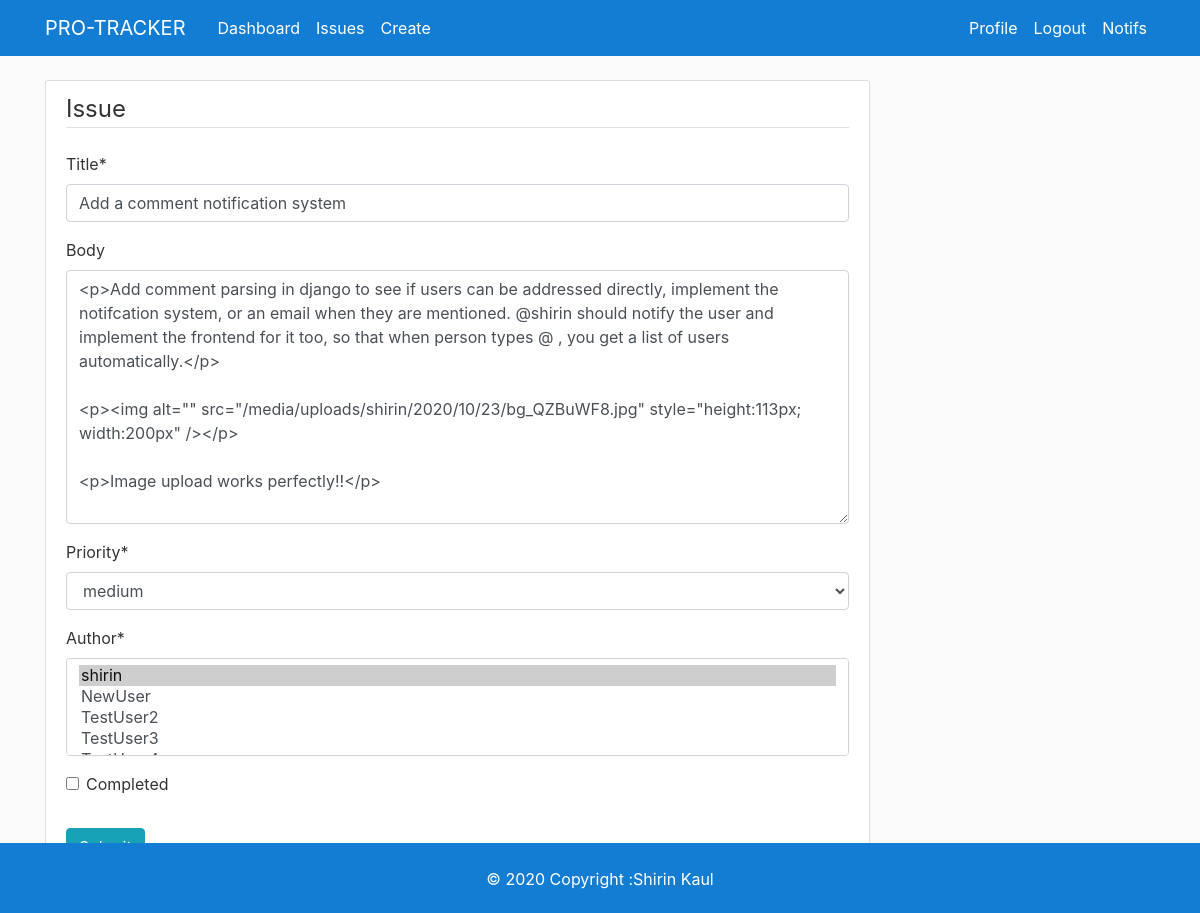
Screenshot of /issue/8/update/ (signed in) with the database file from the repository.
### issue/models.py (models this page shows, shortened)
class Issue(models.Model):
    PRIORITY_CHOICES= (
        ('high','high'),
        ('medium','medium'),
        ('low', 'low')
    )
    title=models.CharField(max_length=100)
    content=RichTextUploadingField(verbose_name='Body',null=True,blank=True)
    date_created=models.DateTimeField(default=timezone.now)
    priority=models.CharField(max_length=30, choices=PRIORITY_CHOICES)
    author = models.ManyToManyField(User)
    completed = models.BooleanField(default=False)

### issue/views.py (the view, shortened to what this page needs)
# urls.py: path('<int:pk>/update/', views.IssueUpdateView.as_view(), name='issue-update'),
class IssueUpdateView(LoginRequiredMixin, UserPassesTestMixin, UpdateView):
    model = Issue
    form_class = IssueUpdateForm
    def test_func(self):
        post= self.get_object()
        if self.request.user in post.author.all() or self.request.user.has_perm('issue.change_issue'):
            return True
        else:
            return False

### issue/forms.py
class IssueUpdateForm(forms.ModelForm):
    class Meta:
        model = Issue
        fields= ['title', 'content', 'priority', 'author', 'completed']

### issue/templates/issue/issue_form.html (shortened to what this page needs)
{% extends "issue/base.html" %}
{% load crispy_forms_tags %}
    {% block content %}
    <div class="col-md-9">
        <div class="content-section">
            <form method="POST">
                <fieldset class ="form-group">
                    <legend class="border-bottom mb-4">
                        Issue
                    </legend>
                    {{form| crispy}}
                </fieldset>
                <div class="form-group">
                    <button class="btn btn-info" type="submit" id="completed">Submit</button>
                </div>
            </form>
        </div>
    </div>
{%endblock content%}

### issue/static/issue/main.css (style rules this page uses)
body { background: #fafafa; color: #333333; margin-top: 5rem; }
.content-section { background: #ffffff; padding: 10px 20px; border: 1px solid #dddddd; border-radius: 3px; margin-bottom: 20px; }

### rows the page displays
Issue: title "Add a comment notification system", content "<p>Add comment parsing in django to see if users can be addressed directly, implement the notifcation system, or an email when they are mentioned. @shirin should notify the user and implement the frontend for it too, so that when person types @ , you get a list of users automatically.</p> <p><img alt=\"\" src=\"/media/uploads/shirin/2020/10/23/bg_QZBuWF8.jpg\" style=\"height:113px; width:200px\" /></p> <p>Image upload works perfectly!!</p>", priority "medium"
